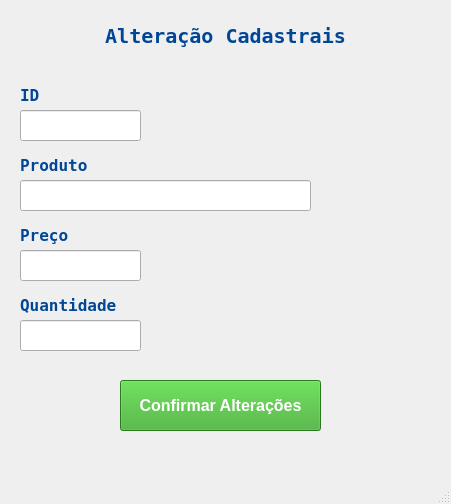
<?xml version="1.0" encoding="UTF-8"?>
<ui version="4.0">
 <class>telaAlteracaoCadastral</class>
 <widget class="QMainWindow" name="telaAlteracaoCadastral">
  <property name="geometry">
   <rect>
    <x>0</x>
    <y>0</y>
    <width>451</width>
    <height>504</height>
   </rect>
  </property>
  <property name="windowTitle">
   <string>MainWindow</string>
  </property>
  <widget class="QWidget" name="centralwidget">
   <widget class="QLabel" name="label_7">
    <property name="geometry">
     <rect>
      <x>70</x>
      <y>10</y>
      <width>311</width>
      <height>51</height>
     </rect>
    </property>
    <property name="font">
     <font>
      <family>DejaVu Sans Mono</family>
      <pointsize>15</pointsize>
      <weight>75</weight>
      <bold>true</bold>
     </font>
    </property>
    <property name="styleSheet">
     <string notr="true">color:rgb(0, 70, 150)</string>
    </property>
    <property name="text">
     <string>Alteração Cadastrais</string>
    </property>
    <property name="alignment">
     <set>Qt::AlignCenter</set>
    </property>
   </widget>
   <widget class="QLineEdit" name="txtAlteracaoCadastralProduto">
    <property name="geometry">
     <rect>
      <x>20</x>
      <y>180</y>
      <width>291</width>
      <height>31</height>
     </rect>
    </property>
    <property name="font">
     <font>
      <family>Ubuntu</family>
      <pointsize>10</pointsize>
     </font>
    </property>
    <property name="styleSheet">
     <string notr="true">color:rgb(30, 24, 208)</string>
    </property>
   </widget>
   <widget class="QLabel" name="label_4">
    <property name="geometry">
     <rect>
      <x>20</x>
      <y>220</y>
      <width>71</width>
      <height>31</height>
     </rect>
    </property>
    <property name="font">
     <font>
      <family>DejaVu Sans Mono</family>
      <pointsize>12</pointsize>
      <weight>75</weight>
      <bold>true</bold>
     </font>
    </property>
    <property name="styleSheet">
     <string notr="true">color:rgb(0, 70, 150)</string>
    </property>
    <property name="text">
     <string>Preço</string>
    </property>
   </widget>
   <widget class="QLabel" name="label_3">
    <property name="geometry">
     <rect>
      <x>20</x>
      <y>150</y>
      <width>71</width>
      <height>31</height>
     </rect>
    </property>
    <property name="font">
     <font>
      <family>DejaVu Sans Mono</family>
      <pointsize>12</pointsize>
      <weight>75</weight>
      <bold>true</bold>
     </font>
    </property>
    <property name="styleSheet">
     <string notr="true">color:rgb(0, 70, 150)</string>
    </property>
    <property name="text">
     <string>Produto</string>
    </property>
   </widget>
   <widget class="QLineEdit" name="txtAlteracaoCadastralQuantidade">
    <property name="geometry">
     <rect>
      <x>20</x>
      <y>320</y>
      <width>121</width>
      <height>31</height>
     </rect>
    </property>
    <property name="font">
     <font>
      <family>Ubuntu</family>
      <pointsize>10</pointsize>
     </font>
    </property>
    <property name="styleSheet">
     <string notr="true">color:rgb(30, 24, 208)</string>
    </property>
   </widget>
   <widget class="QLabel" name="label_5">
    <property name="geometry">
     <rect>
      <x>20</x>
      <y>290</y>
      <width>111</width>
      <height>31</height>
     </rect>
    </property>
    <property name="font">
     <font>
      <family>DejaVu Sans Mono</family>
      <pointsize>12</pointsize>
      <weight>75</weight>
      <bold>true</bold>
     </font>
    </property>
    <property name="styleSheet">
     <string notr="true">color:rgb(0, 70, 150)</string>
    </property>
    <property name="text">
     <string>Quantidade</string>
    </property>
   </widget>
   <widget class="QLineEdit" name="txtAlteracaoCadastralPreco">
    <property name="geometry">
     <rect>
      <x>20</x>
      <y>250</y>
      <width>121</width>
      <height>31</height>
     </rect>
    </property>
    <property name="font">
     <font>
      <family>Ubuntu</family>
      <pointsize>10</pointsize>
     </font>
    </property>
    <property name="styleSheet">
     <string notr="true">color:rgb(30, 24, 208)</string>
    </property>
   </widget>
   <widget class="QLineEdit" name="txtAlteracaCadastralId">
    <property name="geometry">
     <rect>
      <x>20</x>
      <y>110</y>
      <width>121</width>
      <height>31</height>
     </rect>
    </property>
    <property name="font">
     <font>
      <family>Ubuntu</family>
      <pointsize>10</pointsize>
     </font>
    </property>
    <property name="styleSheet">
     <string notr="true">color:rgb(30, 24, 208)</string>
    </property>
   </widget>
   <widget class="QLabel" name="label_6">
    <property name="geometry">
     <rect>
      <x>20</x>
      <y>80</y>
      <width>71</width>
      <height>31</height>
     </rect>
    </property>
    <property name="font">
     <font>
      <family>DejaVu Sans Mono</family>
      <pointsize>12</pointsize>
      <weight>75</weight>
      <bold>true</bold>
     </font>
    </property>
    <property name="styleSheet">
     <string notr="true">color:rgb(0, 70, 150)</string>
    </property>
    <property name="text">
     <string>ID</string>
    </property>
   </widget>
   <widget class="QPushButton" name="buttonConfirmarAlteracoes">
    <property name="geometry">
     <rect>
      <x>120</x>
      <y>380</y>
      <width>201</width>
      <height>51</height>
     </rect>
    </property>
    <property name="font">
     <font>
      <pointsize>12</pointsize>
      <weight>75</weight>
      <bold>true</bold>
     </font>
    </property>
    <property name="styleSheet">
     <string notr="true">background-color:rgb(57, 170, 40);
color:rgb(255, 255, 255)</string>
    </property>
    <property name="text">
     <string>Confirmar Alterações</string>
    </property>
   </widget>
  </widget>
  <widget class="QMenuBar" name="menubar">
   <property name="geometry">
    <rect>
     <x>0</x>
     <y>0</y>
     <width>451</width>
     <height>20</height>
    </rect>
   </property>
  </widget>
  <widget class="QStatusBar" name="statusbar"/>
 </widget>
 <resources/>
 <connections/>
</ui>
